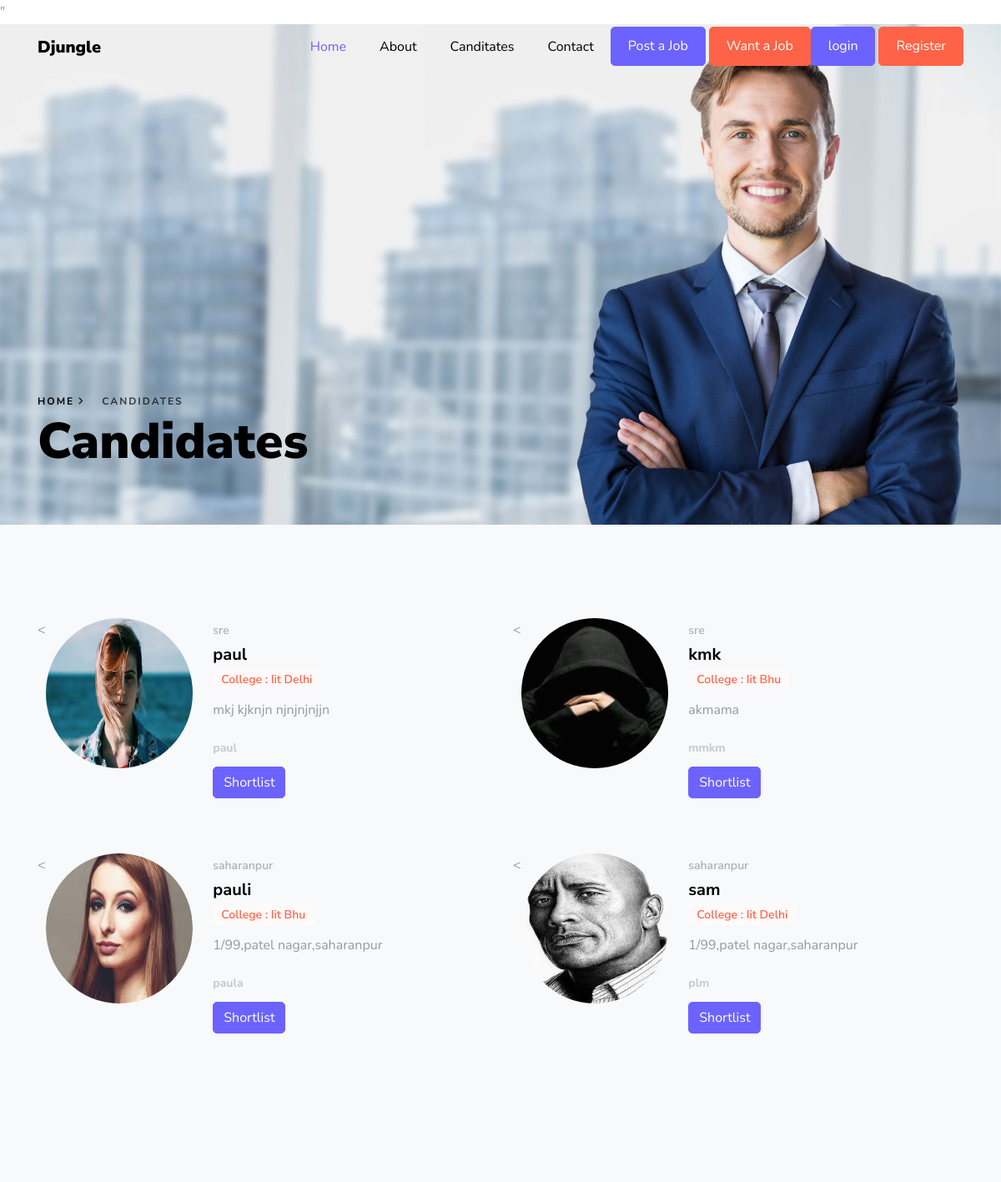
Screenshot of /candidates.html with the database file from the repository.
### dappx/models.py (models this page shows, shortened)
class candidate_info(models.Model):
    first_name=models.CharField(max_length=100)
    username=models.CharField(max_length=100,default=None)
    user=models.OneToOneField(User,on_delete=models.CASCADE,default=None)
    location=models.CharField(max_length=100)
    college_name=models.CharField(max_length=100)
    JOB_TYPE = (
        ('1', "Full time"),
        ('2', "Part time"),
        ('3', "Internship"),
        ('4', "freelance"),
        ('5', "temporary")
    )
    type=models.CharField(choices=JOB_TYPE,max_length=20,default='3')
    fieldofinterest=models.CharField(max_length=100,default=None)
    cv=models.TextField()
    image=models.ImageField(upload_to='profile_pics',default='media/profile_pic/sam.jpeg')

### dappx/views.py (the view)
# urls.py: path('candidates.html',views.candidates,name='candidates'),
def candidates(request):
    candidate= candidate_info.objects.all()
    return render(request,'dappx/candidates.html',{'cands':candidate})

### templates/dappx/candidates.html (shortened to what this page needs)
{% extends "base.html" %}
{% block content %}
    <div class="hero-wrap hero-wrap-2" style="background-image: url('/static/images/bg_1.jpg');" data-stellar-background-ratio="0.5">
      <div class="container">
        <div class="row no-gutters slider-text align-items-end justify-content-start">
          <div class="col-md-8 ftco-animate text-center text-md-left mb-5">
          	<p class="breadcrumbs mb-0"><span class="mr-3"><a href="{% url 'dappx:home' %}">Home <i class="ion-ios-arrow-forward"></i></a></span> <span>Candidates</span></p>
            <h1 class="mb-3 bread">Candidates</h1>
          </div>
        </div>
      </div>
    </div>
    <section class="ftco-section ftco-candidates ftco-candidates-2 bg-light">
    	<div class="container">
    		<div class="row">
				{% for cand in cands %}
        <div class="col-md-6">
         <div class="team d-md-flex">
                 <<img class="img" src="{{ cand.image.url }}">
        			<div class="text pl-md-4">
        				<span class="location mb-0">{{cand.location}}</span>
        				<h2>{{ cand.first_name}}{{ cand.last_name}}</h2>
	        			<span class="position">College : {{cand.college_name}}</span>
	        			<p>{{cand.cv}}</p>
	        			<span class="seen">{{cand.username}}</span>
	        			<p><a href="{% url 'dappx:shortlist' %}" class="btn btn-primary">Shortlist</a></p>
        			</div>
        		</div>
				</div>
					{% endfor %}
          </div>
          </div>
          </section>
{% endblock %}

### templates/base.html (shortened to what this page needs)
{% load static %}
<!DOCTYPE html>
<html lang="en">
  <head>
    <link rel="stylesheet" href="{% static "css/open-iconic-bootstrap.min.css" %}">
    <link rel="stylesheet" href="{% static "css/animate.css" %}">
    <link rel="stylesheet" href="{% static "css/owl.carousel.min.css" %}">
    <link rel="stylesheet" href="{% static "css/owl.theme.default.min.css" %}">
    <link rel="stylesheet" href="{% static "css/magnific-popup.css" %}">
    <link rel="stylesheet" href="{% static "css/aos.css" %}">
    <link rel="stylesheet" href="{% static "css/ionicons.min.css" %}">
    <link rel="stylesheet" href="{% static "css/bootstrap-datepicker.css" %}">
    <link rel="stylesheet" href="{% static "css/jquery.timepicker.css" %}">
    <link rel="stylesheet" href="{% static "css/flaticon.css" %}">
    <link rel="stylesheet" href="{% static "css/icomoon.css" %}">
    <link rel="stylesheet" href="{% static "css/style.css" %}">
  </head>
  <body>
    <nav class="navbar navbar-expand-lg navbar-dark ftco_navbar bg-dark ftco-navbar-light" id="ftco-navbar">
      <div class="container">
        <a class="navbar-brand" href="{% url 'dappx:home' %}"">Djungle</a>
        <div class="collapse navbar-collapse" id="ftco-nav">
          <ul class="navbar-nav ml-auto">
            <li class="nav-item active"><a href="{% url 'dappx:home' %}" class="nav-link">Home</a></li>
            <li class="nav-item"><a href="{% url 'dappx:about' %}" class="nav-link">About</a></li>
            <li class="nav-item"><a href="{% url 'dappx:candidates' %}" class="nav-link">Canditates</a></li>
            <li class="nav-item"><a href="{% url 'dappx:contact' %}" class="nav-link">Contact</a></li>
            <li class="nav-item cta mr-md-1"><a href="{% url 'dappx:new-post' %}" class="nav-link">Post a Job</a></li>
            <li class="nav-item cta cta-colored"><a href="{% url 'dappx:job-post' %}" class="nav-link">Want a Job</a></li>
            {% if user.is_authenticated %}
            <li class="nav-item cta cta-colored"><a href="{% url 'dappx:logout' %}" class="nav-link">logout</a></li>
            {% else %}
            <li class="nav-item cta mr-md-1"><a href="{% url 'dappx:login' %}" class="nav-link">login</a></li>
            <li class="nav-item cta cta-colored"><a href="{% url 'dappx:register' %}" class="nav-link">Register</a></li>
            {% endif %}
          </ul>
        </div>
      </div>
    </nav>
    {% block content %}{% endblock %}
    </body>
    </html>

### rows the page displays
candidate_info: image (picture), location "sre", first_name "paul", college_name "Iit Delhi", cv "mkj kjknjn njnjnjnjjn", username "paul"
candidate_info: image (picture), location "sre", first_name "kmk", college_name "Iit Bhu", cv "akmama", username "mmkm"
candidate_info: image (picture), location "saharanpur", first_name "pauli", college_name "Iit Bhu", cv "1/99,patel nagar,saharanpur", username "paula"
candidate_info: image (picture), location "saharanpur", first_name "sam", college_name "Iit Delhi", cv "1/99,patel nagar,saharanpur", username "plm"
